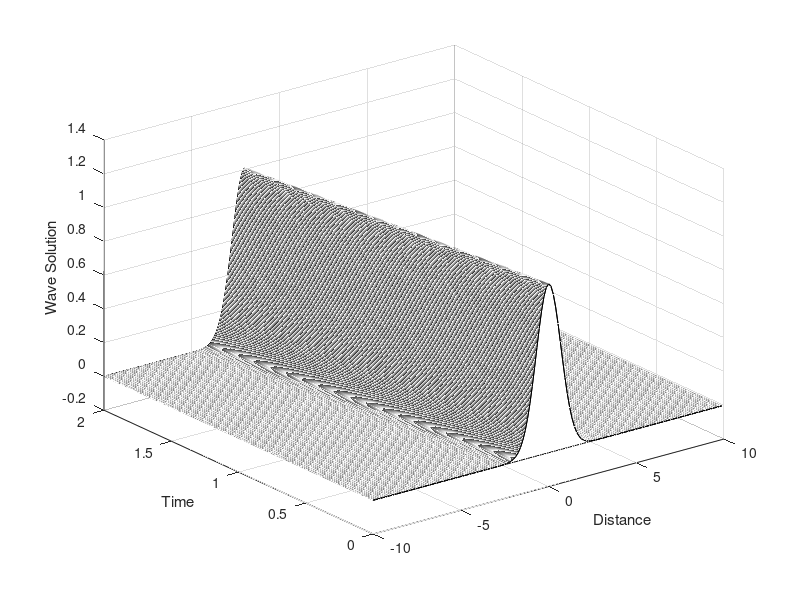
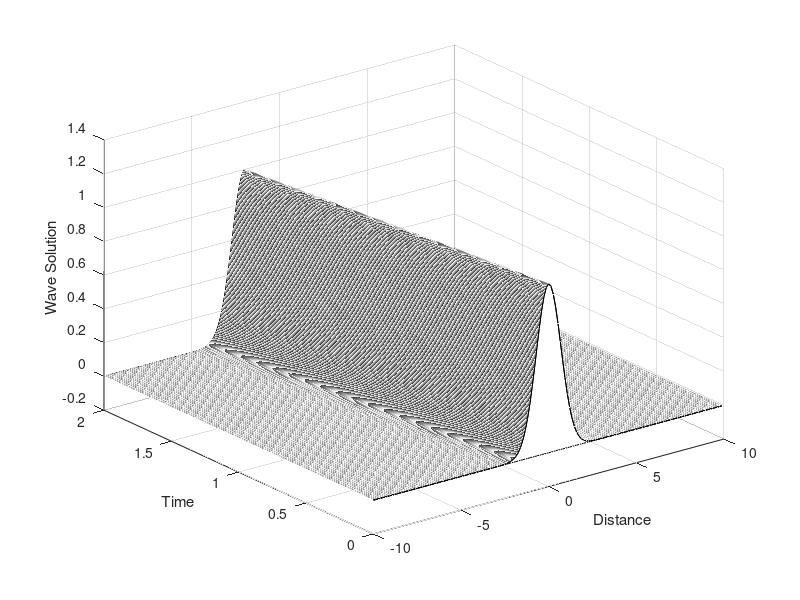
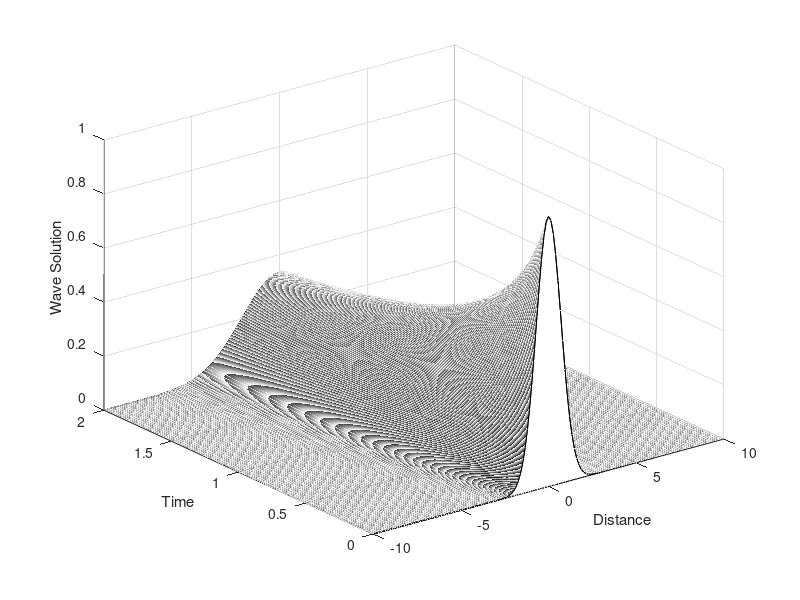
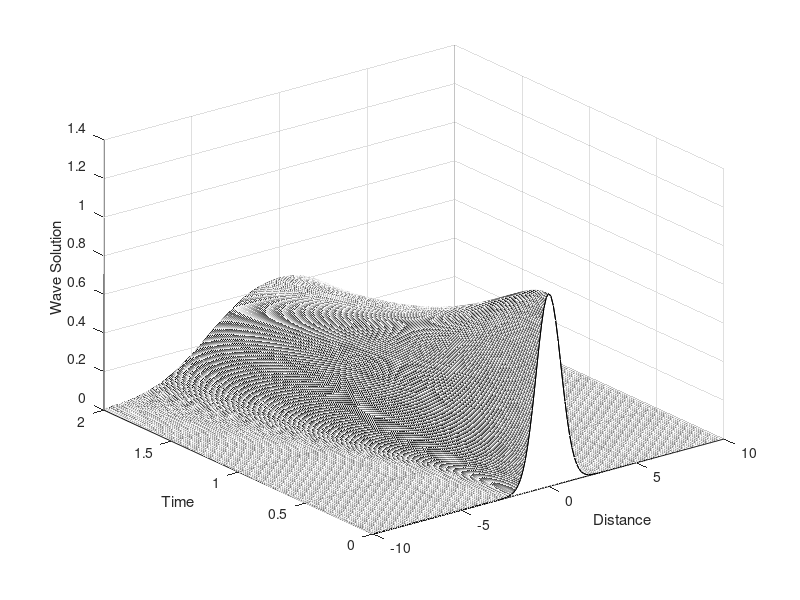

Write the MATLAB code that produced these figures, in order.
clear all; 
close all;

%One-way wave equation
%---------------------

%initialise the grid, time,space and CFL number
%time
Time = 2;
dt = 0.005; %makes CFL =2 and both schemes to be instable
%dt = 0.1; %makes CFL = 1 and Leap Frog to be stable. Forward Euler Scheme
%is unstabhle for any value of CFL
t = 0:dt:Time;

%space
L = 20;
n = 150;
x2 = linspace(-L/2,L/2,n+1);
x = x2(1:n);
dx = x(2)-x(1);

%CFL number (key parameter)
CFL_wave = dt/dx;

%NOTE: normally, the smaller dx and dt are, the m ore your system is converged.
%to test your convergence, always try to chop yout dt in half (or increase the max time). If you get 
%the same solution (same sybnamics), then your system is correctly converged.
%Otherwise, your system is instable.

                                %--------------------

%Forward Euler Scheme
%---------------------
%initial condition
u0 = exp(-x.^2).'; %the transpose is to set the values as a column
usol(:,1) = u0; %to save the result in the first column
%plot(x,u0);

%u_x matrix (derivative matrix)
e1 = ones(n,1);
A = spdiags([-e1 e1], [-1 1], n, n);
A(1,n) = -1;
A(n,1) = 1;

%set up the iteration process 
for j = 1:length(t)-1
    u1 = u0 + (CFL_wave/2)*A*u0; %future time point
    u0 = u1;   
    usol(:,j+1) = u1;
end

%plot the one way wave
figure(1)
waterfall(x,t,usol');
map = [ 0 0 0];
colormap(map);
xlabel('Distance')
ylabel('Time')
zlabel('Wave Solution')
% surf(x,t,usol');
% colormap(winter)

%this scheme is unstable whatever dt or dx values are. this should be clear
%in the plotted solution.
                                %--------------------

%Leap frog Scheme (2,2)
%----------------------
%initial condition
%this is a two-step procedure therefore we nedd two initial conditions.
u0 = exp(-x.^2).'; %the transpose is to set the values as a column
u1 = exp(-(x+dt).^2).';
usol(:,1) = u0; 
usol(:,2) = u1;
%plot(x,u0);
 
%u_x matrix
e1 = ones(n,1);
A = spdiags([-e1 e1], [-1 1], n, n);
A(1,n) = -1;
A(n,1) = 1;
 
%set up the iteration process 
for j = 1:length(t)-2
    u2 = u0 + CFL_wave*A*u1;
    u0 = u1; %my past is my current
    u1 = u2; %my current is my future
    usol(:,j+2) = u2;
end
% 
%plot the one way wave
figure(2)
waterfall(x,t,usol');
map = [ 0 0 0];
colormap(map);
xlabel('Distance')
ylabel('Time')
zlabel('Wave Solution')

%CFL here in this scheme should be CFL<=1.
                                %--------------------

%Heat equation
%--------------

CFL_heat = dt/dx^2;

%Forward Euler Scheme
%---------------------
%initial condition
u0 = exp(-x.^2).'; %the transpose is to set the values as a column
u1 = exp(-(x).^2).';
usol(:,1) = u0; 
usol(:,2) = u1;

%u_x matrix (derivative matrix)
e1 = ones(n,1);
A = spdiags([e1 -2*e1 e1], [-1 0 1], n, n);
A(1,n) = 1;
A(n,1) = 1;

%set up the iteration process 
for j = 1:length(t)-1
    u1 = u0 + CFL_heat*A*u0; %future time point
    u0 = u1;   
    usol(:,j+1) = u1;
end

%plot the one way wave
figure(3)
waterfall(x,t,usol');
map = [ 0 0 0];
colormap(map);
xlabel('Distance')
ylabel('Time')
zlabel('Wave Solution')
% surf(x,t,usol');
% colormap(winter)


                                %--------------------


%Leap Frog Scheme (2,2)
%----------------------

%initial condition
%this is a two-step procedure therefore we nedd two initial conditions.
u0 = exp(-x.^2).'; %the transpose is to set the values as a column
u1 = exp(-(x).^2).';
usol(:,1) = u0; 
usol(:,2) = u1;
%plot(x,u0);
 
%u_x matrix
e1 = ones(n,1);
A = spdiags([e1 -2*e1 e1], [-1 0 1], n, n);
A(1,n) = 1;
A(n,1) = 1;
 
%set up the iteration process 
for j = 1:length(t)-2
    u2 = u0 +2* CFL_heat*A*u1;
    u0 = u1; %my past is my current
    u1 = u2; %my current is my future
    usol(:,j+2) = u2;
end
% 
%plot the one way wave
figure(4)
waterfall(x,t,usol');
map = [ 0 0 0];
colormap(map);
xlabel('Distance')
ylabel('Time')
zlabel('Wave Solution')

%Leap frog in the second derivative is always not stable

                                %--------------------


%Non-linear Schodinger Equation
%-------------------------------

%Leap Frog Scheme (2,2)
%----------------------

%initial condition
%this is a two-step procedure therefore we nedd two initial conditions.
u0 = exp(-x.^2).'; %the transpose is to set the values as a column
u1 = exp(-(x).^2).';
usol(:,1) = u0; 
usol(:,2) = u1;
%plot(x,u0);
 
%u_x matrix
e1 = ones(n,1);
A = spdiags([e1 -2*e1 e1], [-1 0 1], n, n);
A(1,n) = 1;
A(n,1) = 1;
 
%set up the iteration process 
for j = 1:length(t)-2
    u2 = u0 -(1i*CFL_heat*A*u1-1i*2*dt*(conj(u1).*u1).*u1);
    u0 = u1; %my past is my current
    u1 = u2; %my current is my future
    usol(:,j+2) = u2;
end
% 
%plot the one way wave
figure(5)
waterfall(x,t,abs(usol'));
map = [ 0 0 0];
colormap(map);
xlabel('Distance')
ylabel('Time')
zlabel('Wave Solution')















